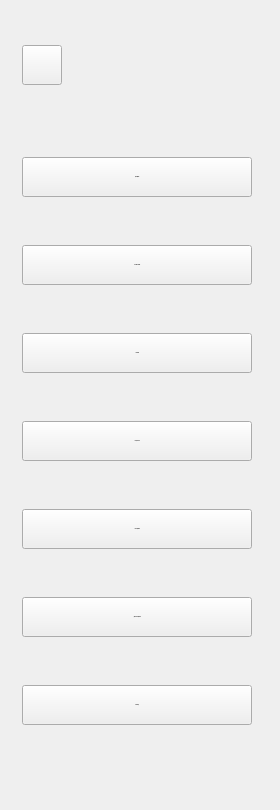
     <widget class="QWidget" name="menu_layout_2" native="true">
      <property name="maximumSize">
       <size>
        <width>290</width>
        <height>16777215</height>
       </size>
      </property>
      <layout class="QVBoxLayout" name="verticalLayout_2">
       <property name="spacing">
        <number>0</number>
       </property>
       <property name="leftMargin">
        <number>0</number>
       </property>
       <property name="topMargin">
        <number>0</number>
       </property>
       <property name="rightMargin">
        <number>0</number>
       </property>
       <property name="bottomMargin">
        <number>0</number>
       </property>
       <item>
        <widget class="QWidget" name="widget_4" native="true">
         <property name="minimumSize">
          <size>
           <width>280</width>
           <height>0</height>
          </size>
         </property>
         <property name="maximumSize">
          <size>
           <width>280</width>
           <height>16777215</height>
          </size>
         </property>
         <layout class="QVBoxLayout" name="verticalLayout_14">
          <property name="spacing">
           <number>72</number>
          </property>
          <property name="leftMargin">
           <number>22</number>
          </property>
          <property name="topMargin">
           <number>45</number>
          </property>
          <property name="rightMargin">
           <number>22</number>
          </property>
          <property name="bottomMargin">
           <number>45</number>
          </property>
          <item>
           <layout class="QHBoxLayout" name="horizontalLayout_16">
            <item>
             <widget class="QPushButton" name="expand2_menuButton">
              <property name="minimumSize">
               <size>
                <width>40</width>
                <height>40</height>
               </size>
              </property>
              <property name="maximumSize">
               <size>
                <width>40</width>
                <height>40</height>
               </size>
              </property>
              <property name="cursor">
               <cursorShape>PointingHandCursor</cursorShape>
              </property>
              <property name="text">
               <string/>
              </property>
              <property name="icon">
               <iconset resource="../resources.qrc">
                <normaloff>:/icons/icons/expand.png</normaloff>:/icons/icons/expand.png</iconset>
              </property>
              <property name="iconSize">
               <size>
                <width>40</width>
                <height>40</height>
               </size>
              </property>
              <property name="checkable">
               <bool>true</bool>
              </property>
              <property name="autoExclusive">
               <bool>false</bool>
              </property>
             </widget>
            </item>
            <item>
             <spacer name="horizontalSpacer_9">
              <property name="orientation">
               <enum>Qt::Horizontal</enum>
              </property>
              <property name="sizeHint" stdset="0">
               <size>
                <width>40</width>
                <height>20</height>
               </size>
              </property>
             </spacer>
            </item>
           </layout>
          </item>
          <item>
           <layout class="QVBoxLayout" name="verticalLayout_15">
            <property name="spacing">
             <number>48</number>
            </property>
            <item>
             <widget class="QPushButton" name="profile2_menuButton">
              <property name="enabled">
               <bool>true</bool>
              </property>
              <property name="minimumSize">
               <size>
                <width>230</width>
                <height>40</height>
               </size>
              </property>
              <property name="maximumSize">
               <size>
                <width>230</width>
                <height>40</height>
               </size>
              </property>
              <property name="font">
               <font>
                <family>Inter Medium</family>
                <pointsize>-1</pointsize>
               </font>
              </property>
              <property name="cursor">
               <cursorShape>PointingHandCursor</cursorShape>
              </property>
              <property name="styleSheet">
               <string notr="true"/>
              </property>
              <property name="text">
               <string>  Профиль</string>
              </property>
              <property name="icon">
               <iconset resource="../resources.qrc">
                <normaloff>:/icons/icons/profile.png</normaloff>:/icons/icons/profile.png</iconset>
              </property>
              <property name="iconSize">
               <size>
                <width>40</width>
                <height>40</height>
               </size>
              </property>
              <property name="checkable">
               <bool>true</bool>
              </property>
              <property name="autoExclusive">
               <bool>true</bool>
              </property>
             </widget>
            </item>
            <item>
             <widget class="QPushButton" name="schedule2_menuButton">
              <property name="minimumSize">
               <size>
                <width>230</width>
                <height>40</height>
               </size>
              </property>
              <property name="maximumSize">
               <size>
                <width>230</width>
                <height>40</height>
               </size>
              </property>
              <property name="font">
               <font>
                <family>Inter Medium</family>
                <pointsize>-1</pointsize>
               </font>
              </property>
              <property name="cursor">
               <cursorShape>PointingHandCursor</cursorShape>
              </property>
              <property name="styleSheet">
               <string notr="true"/>
              </property>
              <property name="text">
               <string>  Расписание</string>
              </property>
              <property name="icon">
               <iconset resource="../resources.qrc">
                <normaloff>:/icons/icons/schedule.png</normaloff>:/icons/icons/schedule.png</iconset>
              </property>
              <property name="iconSize">
               <size>
                <width>40</width>
                <height>40</height>
               </size>
              </property>
              <property name="checkable">
               <bool>true</bool>
              </property>
              <property name="autoExclusive">
               <bool>true</bool>
              </property>
             </widget>
            </item>
            <item>
             <widget class="QPushButton" name="cart2_menuButton">
              <property name="minimumSize">
               <size>
                <width>230</width>
                <height>40</height>
               </size>
              </property>
              <property name="maximumSize">
               <size>
                <width>230</width>
                <height>40</height>
               </size>
              </property>
              <property name="font">
               <font>
                <family>Inter Medium</family>
                <pointsize>-1</pointsize>
               </font>
              </property>
              <property name="cursor">
               <cursorShape>PointingHandCursor</cursorShape>
              </property>
              <property name="styleSheet">
               <string notr="true"/>
              </property>
              <property name="text">
               <string>   Заказы</string>
              </property>
              <property name="icon">
               <iconset resource="../resources.qrc">
                <normaloff>:/icons/icons/cart.png</normaloff>:/icons/icons/cart.png</iconset>
              </property>
              <property name="iconSize">
               <size>
                <width>40</width>
                <height>40</height>
               </size>
              </property>
              <property name="checkable">
               <bool>true</bool>
              </property>
              <property name="autoExclusive">
               <bool>true</bool>
              </property>
             </widget>
            </item>
            <item>
             <widget class="QPushButton" name="employees2_menuButton">
              <property name="minimumSize">
               <size>
                <width>230</width>
                <height>40</height>
               </size>
              </property>
              <property name="maximumSize">
               <size>
                <width>230</width>
                <height>40</height>
               </size>
              </property>
              <property name="font">
               <font>
                <family>Inter Medium</family>
                <pointsize>-1</pointsize>
               </font>
              </property>
              <property name="cursor">
               <cursorShape>PointingHandCursor</cursorShape>
              </property>
              <property name="styleSheet">
               <string notr="true"/>
              </property>
              <property name="text">
               <string>  Персонал</string>
              </property>
              <property name="icon">
               <iconset resource="../resources.qrc">
                <normaloff>:/icons/icons/employees.png</normaloff>:/icons/icons/employees.png</iconset>
              </property>
              <property name="iconSize">
               <size>
                <width>40</width>
                <height>40</height>
               </size>
              </property>
              <property name="checkable">
               <bool>true</bool>
              </property>
              <property name="autoExclusive">
               <bool>true</bool>
              </property>
             </widget>
            </item>
            <item>
             <widget class="QPushButton" name="cashier2_menuButton">
              <property name="minimumSize">
               <size>
                <width>230</width>
                <height>40</height>
               </size>
              </property>
              <property name="maximumSize">
               <size>
                <width>230</width>
                <height>40</height>
               </size>
              </property>
              <property name="font">
               <font>
                <family>Inter Medium</family>
                <pointsize>-1</pointsize>
               </font>
              </property>
              <property name="cursor">
               <cursorShape>PointingHandCursor</cursorShape>
              </property>
              <property name="styleSheet">
               <string notr="true"/>
              </property>
              <property name="text">
               <string>  Кассирам</string>
              </property>
              <property name="icon">
               <iconset resource="../resources.qrc">
                <normaloff>:/icons/icons/cashier.png</normaloff>:/icons/icons/cashier.png</iconset>
              </property>
              <property name="iconSize">
               <size>
                <width>40</width>
                <height>40</height>
               </size>
              </property>
              <property name="checkable">
               <bool>true</bool>
              </property>
              <property name="autoExclusive">
               <bool>true</bool>
              </property>
             </widget>
            </item>
            <item>
             <widget class="QPushButton" name="dispatcher2_menuButton">
              <property name="minimumSize">
               <size>
                <width>230</width>
                <height>40</height>
               </size>
              </property>
              <property name="maximumSize">
               <size>
                <width>230</width>
                <height>40</height>
               </size>
              </property>
              <property name="font">
               <font>
                <family>Inter Medium</family>
                <pointsize>-1</pointsize>
               </font>
              </property>
              <property name="cursor">
               <cursorShape>PointingHandCursor</cursorShape>
              </property>
              <property name="styleSheet">
               <string notr="true"/>
              </property>
              <property name="text">
               <string>  Диспетчерам</string>
              </property>
              <property name="icon">
               <iconset resource="../resources.qrc">
                <normaloff>:/icons/icons/dispatcher.png</normaloff>:/icons/icons/dispatcher.png</iconset>
              </property>
              <property name="iconSize">
               <size>
                <width>40</width>
                <height>40</height>
               </size>
              </property>
              <property name="checkable">
               <bool>true</bool>
              </property>
              <property name="autoExclusive">
               <bool>true</bool>
              </property>
             </widget>
            </item>
            <item>
             <widget class="QPushButton" name="quit2_menuButton">
              <property name="minimumSize">
               <size>
                <width>230</width>
                <height>40</height>
               </size>
              </property>
              <property name="maximumSize">
               <size>
                <width>230</width>
                <height>40</height>
               </size>
              </property>
              <property name="font">
               <font>
                <family>Inter Medium</family>
                <pointsize>-1</pointsize>
               </font>
              </property>
              <property name="cursor">
               <cursorShape>PointingHandCursor</cursorShape>
              </property>
              <property name="styleSheet">
               <string notr="true"/>
              </property>
              <property name="text">
               <string>  Выход</string>
              </property>
              <property name="icon">
               <iconset resource="../resources.qrc">
                <normaloff>:/icons/icons/quit.png</normaloff>:/icons/icons/quit.png</iconset>
              </property>
              <property name="iconSize">
               <size>
                <width>40</width>
                <height>40</height>
               </size>
              </property>
              <property name="checkable">
               <bool>true</bool>
              </property>
              <property name="autoExclusive">
               <bool>true</bool>
              </property>
             </widget>
            </item>
           </layout>
          </item>
          <item>
           <spacer name="verticalSpacer_5">
            <property name="orientation">
             <enum>Qt::Vertical</enum>
            </property>
            <property name="sizeHint" stdset="0">
             <size>
              <width>20</width>
              <height>40</height>
             </size>
            </property>
           </spacer>
          </item>
         </layout>
        </widget>
       </item>
      </layout>
     </widget>
